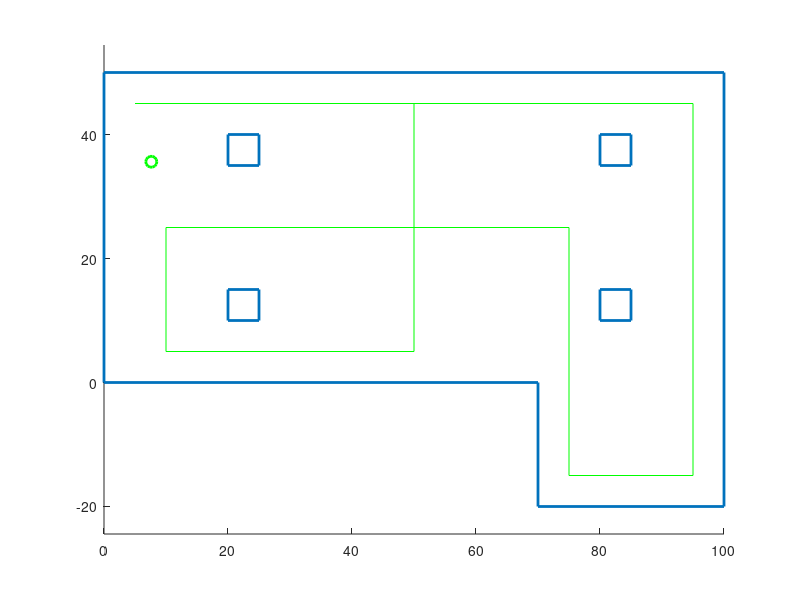

Recreate this plot in MATLAB. (Note: this script raises an error after producing the figure.)
% Warehouse
warehouse_map = [0 0; 0 50; 100 50; 100 -20; 70 -20; 70 0; 0 0; NaN NaN;
          20 10; 25 10; 25 15; 20 15; 20 10; NaN NaN;
          20 35; 25 35; 25 40; 20 40; 20 35; NaN NaN;
          80 10; 85 10; 85 15; 80 15; 80 10; NaN NaN;
          80 35; 85 35; 85 40; 80 40; 80 35; NaN NaN];
      

% Initial quadrotor position
s = 4;
x0 = [10; 40] + s*randn(2,1);

% Plot initial configuration
figure(1); clf; hold on;
plot(warehouse_map(:,1),warehouse_map(:,2), 'LineWidth',2);
plot(x0(1),x0(2), 'go', 'MarkerSize',8,'LineWidth',2)
axis equal

% Path
path = [5 45; 95 45; 95 -15; 75 -15; 75 25; 10 25; 10 5; 50 5; 50 45; 5 45];
plot(path(:,1), path(:,2), 'g');

% Fiducials
known_fiducials = [26 12.5; 26 37.5; 79 12.5; 79 37.5];
nF = 200;
count = 0;
unknown_fiducials = [];
while (count < nF)
    new_fiducial = [100 70].*rand(1,2) + [0 -20];
    if (inpolygon(new_fiducial(:,1), new_fiducial(:,2), warehouse_map(:,1), warehouse_map(:,2)))
        unknown_fiducials = [unknown_fiducials; new_fiducial];
        count = count + 1;
    end
end
plot(known_fiducials(:,1),known_fiducials(:,2), 'ro', 'MarkerSize',6,'LineWidth',2);
plot(unknown_fiducials(:,1),unknown_fiducials(:,2), 'mx', 'MarkerSize',4,'LineWidth',1);
